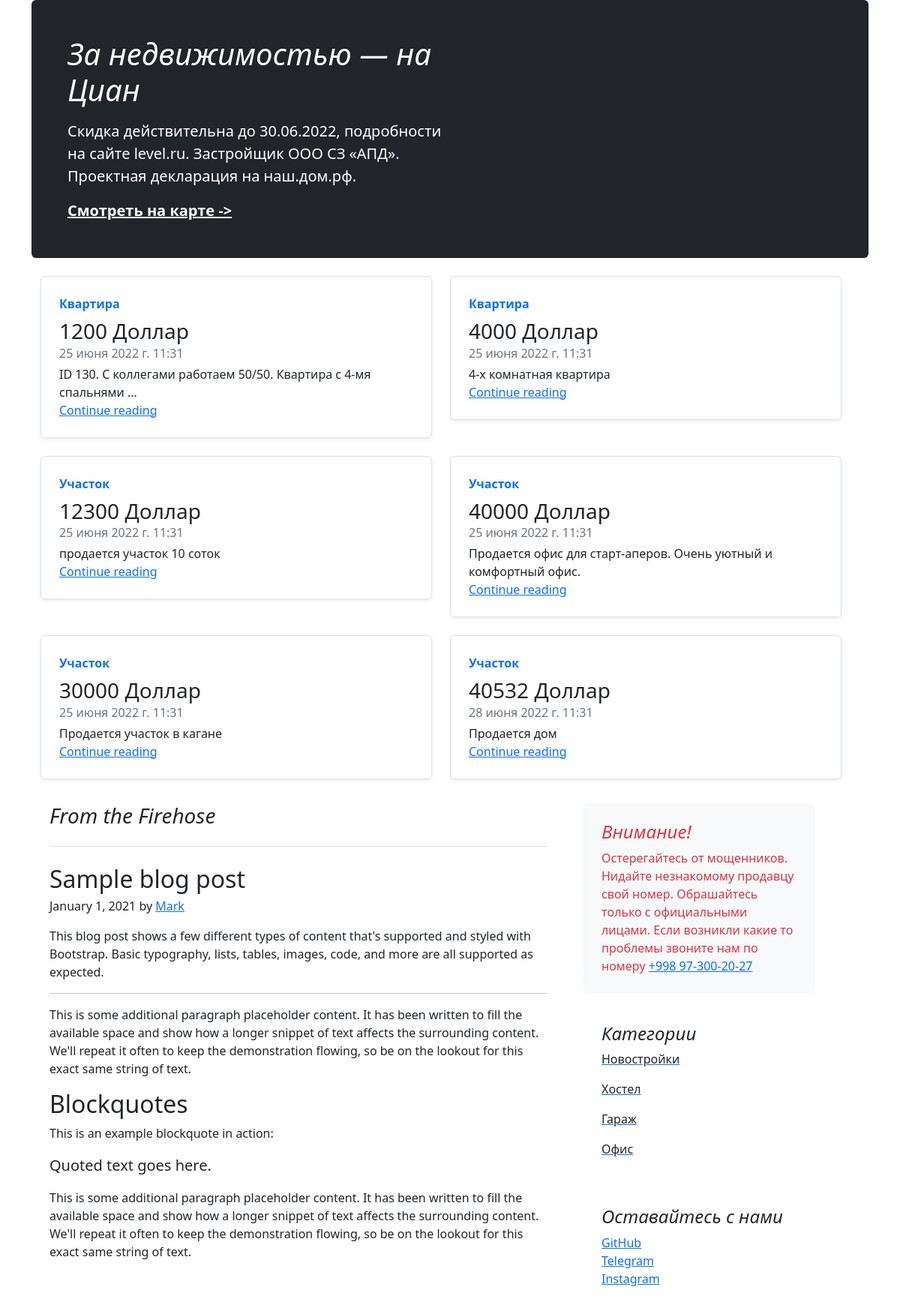
The app's page / (signed in) with its own data.
### main/models.py (models this page shows, shortened)
class Estate(models.Model):
    title = models.CharField(verbose_name="Название", max_length=255, null=True, blank=True)
    description = models.TextField(verbose_name="Описание", null=True, blank=True)
    price = models.PositiveBigIntegerField(verbose_name="Цена")
    currency = models.CharField(verbose_name="Валюта", max_length=32, choices=CURRENCY, default=DOLLAR)
    area = models.PositiveIntegerField(verbose_name="Площадь")
    room_amount = models.PositiveSmallIntegerField(verbose_name="Количество комнат")
    type = models.CharField(verbose_name="Тип недвижимости", max_length=64, choices=ESTATE_TYPE, default=FLAT)
    categories = models.ManyToManyField(Category, related_name='estates')
    created_date = models.DateTimeField(default=now, editable=False)

class Category(models.Model):
    name = models.CharField(verbose_name="Категории", max_length=64)

### main/views.py (the view)
# urls.py: path('', views.index, name='authentication'),
def index(request):
    estates = Estate.objects.all()
    search_estates = request.GET.get("search")
    if search_estates:
        estates = Estate.objects.filter(Q(price__icontains=search_estates) | Q(description__icontains=search_estates))
    categories = Category.objects.all()
    return render(request, "index.html", {'estates': estates, 'categories': categories})

### main/templates/index.html (shortened to what this page needs)
{% extends "base.html" %}
{% block body %}
  {% if user.is_authenticated %}
    <main class="container">
      <div class="p-4 p-md-5 mb-4 text-white rounded bg-dark">
        <div class="col-md-6 px-0">
          <h1 class="display-6 fst-italic">За недвижимостью — на Циан</h1>
          <p class="lead my-3">Скидка действительна до 30.06.2022, подробности на сайте level.ru. Застройщик ООО СЗ «АПД». Проектная декларация на наш.дом.рф.</p>
          <p class="lead mb-0"><a href="{% url 'map' %}" class="text-white fw-bold">Смотреть на карте -></a></p>
        </div>
      </div>
        <div class="row mb-2 container">
          {% for estate in estates %}
         <div class="col-md-6">
             <div class="row g-0 border rounded overflow-hidden flex-md-row mb-4 shadow-sm h-md-250 position-relative">
              <div class="col p-4 d-flex flex-column position-static">
                <strong class="d-inline-block mb-2 text-primary">{{ estate.type }}</strong>
                <h3 class="mb-0">{{ estate.price }}  {{ estate.currency }}</h3>
                <div class="mb-1 text-muted">{{ estate.created_date }}</div>
                <p class="card-text mb-auto">{{ estate.description | truncatewords:10 }}</p>
                <a href="{% url 'estate_detail' estate.id %}" class="stretched-link">Continue reading</a>
              </div>
            </div>
          </div>
          {% endfor %}
        </div>
      <div class="row g-5 container">
        <div class="col-md-8">
          <h3 class="pb-4 mb-4 fst-italic border-bottom">
            From the Firehose
          </h3>
          <article class="blog-post">
            <h2 class="blog-post-title mb-1">Sample blog post</h2>
            <p class="blog-post-meta">January 1, 2021 by <a href="#">Mark</a></p>
            <p>This blog post shows a few different types of content that's supported and styled with Bootstrap. Basic typography, lists, tables, images, code, and more are all supported as expected.</p>
            <hr>
            <p>This is some additional paragraph placeholder content. It has been written to fill the available space and show how a longer snippet of text affects the surrounding content. We'll repeat it often to keep the demonstration flowing, so be on the lookout for this exact same string of text.</p>
            <h2>Blockquotes</h2>
            <p>This is an example blockquote in action:</p>
            <blockquote class="blockquote">
              <p>Quoted text goes here.</p>
            </blockquote>
            <p>This is some additional paragraph placeholder content. It has been written to fill the available space and show how a longer snippet of text affects the surrounding content. We'll repeat it often to keep the demonstration flowing, so be on the lookout for this exact same string of text.</p>
          </article>
        </div>
        <div class="col-md-4">
          <div class="position-sticky" style="top: 2rem;">
            <div class="p-4 mb-3 bg-light rounded">
              <h4 class="fst-italic text-danger">Внимание!</h4>
              <p class="mb-0 text-danger">Остерегайтесь от мощенников. Нидайте незнакомому продавцу свой номер. Обрашайтесь только с официальными лицами. Если возникли какие то проблемы звоните нам по номеру <a href="tel:+998973002027" class="text-primary">+998 97-300-20-27</a></p>
            </div>
            <div class="p-4">
              <h4 class="fst-italic">Категории</h4>
              {% for category in categories.all %}
              <ol class="list-unstyled mb-0">
                <li><a href="{% url 'category_detail' category.id %}"><p class="text-dark">{{ category.name }}</p></a></li>
              </ol>
              {% endfor %}
            </div>
            <div class="p-4">
              <h4 class="fst-italic">Оставайтесь с нами</h4>
              <ol class="list-unstyled">
                <li><a href="https://github.com/begmatovTimur/HomeClick">GitHub</a></li>
                <li><a href="https://web.telegram.org/z/#-1423151785">Telegram</a></li>
                <li><a href="https://www.instagram.com/monday.academy/">Instagram</a></li>
              </ol>
            </div>
          </div>
        </div>
      </div>
    </main>
  {% endif %}
{% endblock %}

### records on screen
Estate: type "Квартира", price "1200", currency "Доллар", created_date "25 июня 2022 г. 11:31", description "ID 130. С коллегами работаем 50/50. Квартира с 4-мя спальнями …"
Estate: type "Квартира", price "4000", currency "Доллар", created_date "25 июня 2022 г. 11:31", description "4-х комнатная квартира"
Estate: type "Участок", price "12300", currency "Доллар", created_date "25 июня 2022 г. 11:31", description "продается участок 10 соток"
Estate: type "Участок", price "40000", currency "Доллар", created_date "25 июня 2022 г. 11:31", description "Продается офис для старт-аперов. Очень уютный и комфортный офис."
Estate: type "Участок", price "30000", currency "Доллар", created_date "25 июня 2022 г. 11:31", description "Продается участок в кагане"
Estate: type "Участок", price "40532", currency "Доллар", created_date "28 июня 2022 г. 11:31", description "Продается дом"
Category: name "Новостройки"
Category: name "Хостел"
Category: name "Гараж"
Category: name "Офис"
